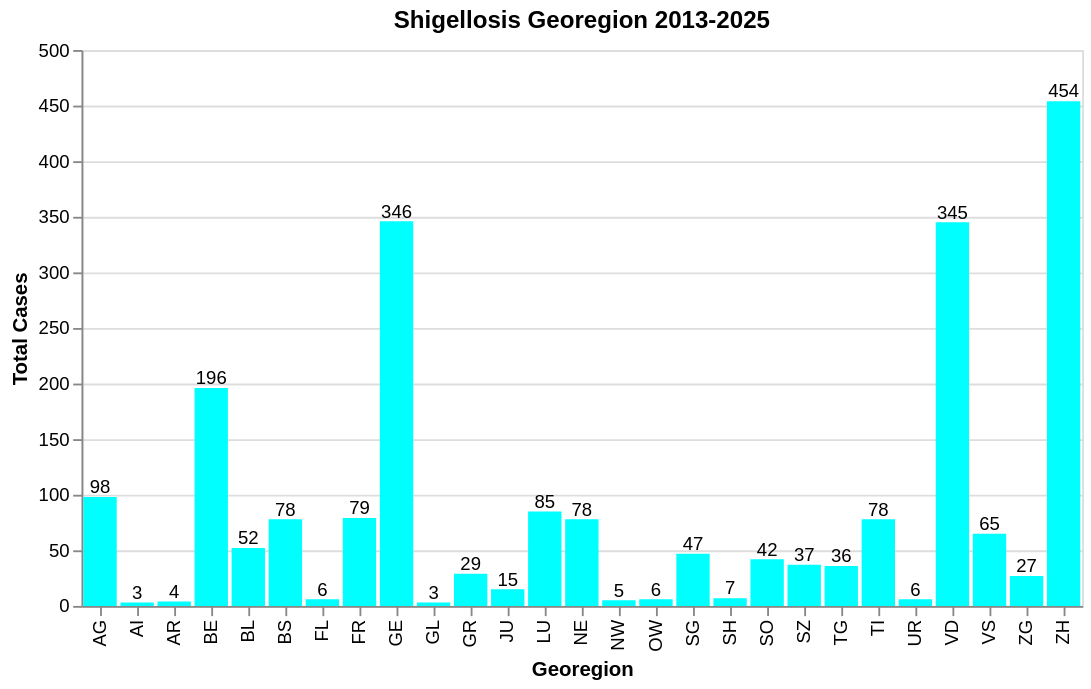

Here is the notebook cell this chart was saved with:
### Markdown cell above
### Visuelle Analyse

### Code cell
# Ohne Kantone --> ~
data_cantons = data_def[~data_def["georegion"].isin(["CH", "CHFL"])]

#Gruppieren nach georegion und Werte summieren
counts = (
    data_cantons.groupby("georegion")
        .agg(sum_value=("value", "sum"))
        .reset_index()
)

#Bar Chart
bar_georegion = alt.Chart(counts).mark_bar(color="aqua").encode(
    x=alt.X("georegion", title="Georegion"),
    y=alt.Y("sum_value", title="Total Cases")
).properties(
    title="Shigellosis Georegion 2013-2025"
)

# Textlabels
text = bar_georegion.mark_text(
    align="center",
    dy=-5,
    size=10
).encode(
    text="sum_value:Q"
)

# Kombinieren
bar_georegion = bar_georegion + text
bar_georegion

### Figure 1 — Vega-Lite specification as saved in the notebook (floating-point values rounded to 4 significant figures)
{"config": {"view": {"continuousWidth": 300, "continuousHeight": 300}}, "layer": [{"mark": {"type": "bar", "color": "aqua"}, "encoding": {"x": {"field": "georegion", "title": "Georegion", "type": "nominal"}, "y": {"field": "sum_value", "title": "Total Cases", "type": "quantitative"}}, "title": "Shigellosis Georegion 2013-2025"}, {"mark": {"type": "text", "align": "center", "dy": -5, "size": 10}, "encoding": {"text": {"field": "sum_value", "type": "quantitative"}, "x": {"field": "georegion", "title": "Georegion", "type": "nominal"}, "y": {"field": "sum_value", "title": "Total Cases", "type": "quantitative"}}, "title": "Shigellosis Georegion 2013-2025"}], "data": {"name": "data-318dda1d44fc845e98a49d04081f17bd"}, "$schema": "https://vega.github.io/schema/vega-lite/v6.1.0.json", "datasets": {"data-318dda1d44fc845e98a49d04081f17bd": [{"georegion": "AG", "sum_value": 98.0}, {"georegion": "AI", "sum_value": 3.0}, {"georegion": "AR", "sum_value": 4.0}, {"georegion": "BE", "sum_value": 196.0}, {"georegion": "BL", "sum_value": 52.0}, {"georegion": "BS", "sum_value": 78.0}, {"georegion": "FL", "sum_value": 6.0}, {"georegion": "FR", "sum_value": 79.0}, {"georegion": "GE", "sum_value": 346.0}, {"georegion": "GL", "sum_value": 3.0}, {"georegion": "GR", "sum_value": 29.0}, {"georegion": "JU", "sum_value": 15.0}, {"georegion": "LU", "sum_value": 85.0}, {"georegion": "NE", "sum_value": 78.0}, {"georegion": "NW", "sum_value": 5.0}, {"georegion": "OW", "sum_value": 6.0}, {"georegion": "SG", "sum_value": 47.0}, {"georegion": "SH", "sum_value": 7.0}, {"georegion": "SO", "sum_value": 42.0}, {"georegion": "SZ", "sum_value": 37.0}, {"georegion": "TG", "sum_value": 36.0}, {"georegion": "TI", "sum_value": 78.0}, {"georegion": "UR", "sum_value": 6.0}, {"georegion": "VD", "sum_value": 345.0}, {"georegion": "VS", "sum_value": 65.0}, {"georegion": "ZG", "sum_value": 27.0}, {"georegion": "ZH", "sum_value": 454.0}]}}
